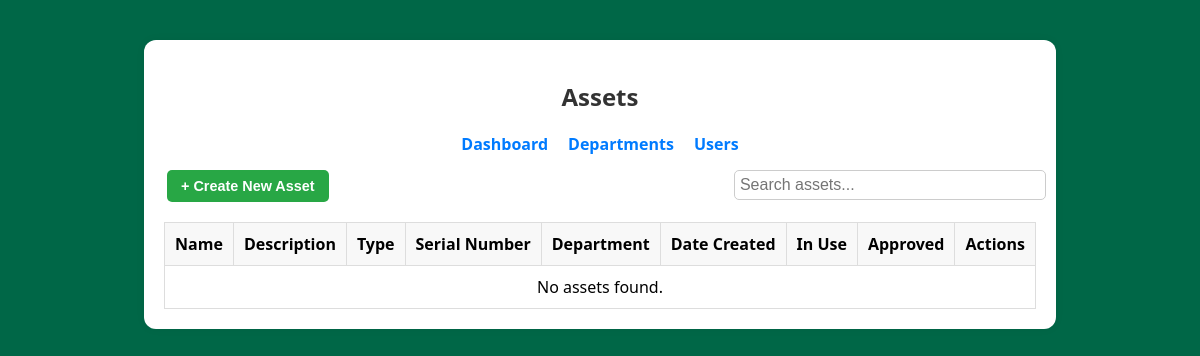
Page /assets (signed in) on the earlier database version.
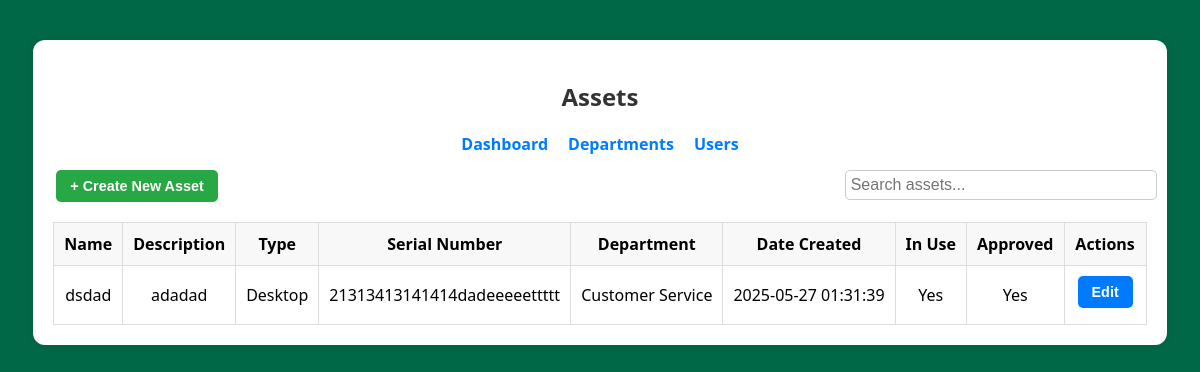
Same page on the later database version.
### tables this page shows
CREATE TABLE Asset (
        id INTEGER PRIMARY KEY AUTOINCREMENT,
        name TEXT NOT NULL,
        description TEXT,
        type TEXT,
        serial_number TEXT UNIQUE,
        date_created TEXT,
        in_use INTEGER NOT NULL DEFAULT 1,
        approved INTEGER NOT NULL DEFAULT 0,
        owner_id INTEGER,
        department_id INTEGER,
        FOREIGN KEY(owner_id) REFERENCES User(id),
        FOREIGN KEY(department_id) REFERENCES Department(id)
    );

CREATE TABLE Department (
        id INTEGER PRIMARY KEY AUTOINCREMENT,
        name TEXT NOT NULL
    );

### routes/assets.py (the view)
@assets_blueprint.route('/assets')
@login_required
def assets():
    user = current_user()
    connection = get_db()
    cursor = connection.cursor()
    if user['role'] == 'Admin':
         cursor.execute('''
            SELECT a.*, u.username AS owner_username, d.name AS department_name
            FROM Asset a
            LEFT JOIN User u ON a.owner_id = u.id
            LEFT JOIN Department d ON a.department_id = d.id
        ''')
    else:
        cursor.execute('''
            SELECT a.*, u.username AS owner_username, d.name AS department_name
            FROM Asset a
            LEFT JOIN User u ON a.owner_id = u.id
            LEFT JOIN Department d ON a.department_id = d.id
            WHERE a.owner_id = ?
        ''', (user['id'],))
    assets = cursor.fetchall()
    cursor.execute("SELECT * FROM Department")
    departments = cursor.fetchall()
    cursor.execute("SELECT id, username FROM User ORDER BY username ASC")
    users = cursor.fetchall()
    return render_template('assets.html', assets=assets, user=user, departments=departments, users=users)

### routes/utils.py (called while the page is built)
def get_db():
    if 'db' not in g:
        g.db = sql.connect(current_app.config['DATABASE'])
        g.db.row_factory = sql.Row
    return g.db

def query_db(query, args=(), one=False):
    cursor = get_db().execute(query, args)
    rv = cursor.fetchall()
    cursor.close()
    return (rv[0] if rv else None) if one else rv

def current_user():
    if 'user_id' in session:
        return query_db('SELECT * FROM User WHERE id = ?', [session['user_id']], one=True)
    return None

def login_required(f):
    @wraps(f)
    def decorated_function(*args, **kwargs):
        if 'user_id' not in session:
            flash('Please log in to access this page.', 'warning')
            return redirect(url_for('auth.login'))
        return f(*args, **kwargs)
    return decorated_function

### templates/assets.html (shortened to what this page needs)
<!DOCTYPE html>
<html lang="en">
  <head>
    <link
      rel="stylesheet"
      href="{{ url_for('static', filename='css/style.css') }}"
    />
    <link
      rel="stylesheet"
      href="{{ url_for('static', filename='css/assets.css') }}"
    />
  </head>
  <body>
    <div class="assets-container">
      <h2 class="text-center">Assets</h2>
      <nav class="nav-links">
        <a href="{{ url_for('dashboard.dashboard') }}">Dashboard</a>
        <a href="{{ url_for('departments.departments') }}">Departments</a>
        <a href="{{ url_for('users.users') }}">Users</a>
      </nav>
      <button class="btn btn-create" id="openCreateModal">
        + Create New Asset
      </button>
      <input type="text" id="searchBar" placeholder="Search assets..." />
      <table>
        <thead>
          <tr>
            <th>Name</th>
            <th>Description</th>
            <th>Type</th>
            <th>Serial Number</th>
            <th>Department</th>
            <th>Date Created</th>
            <th>In Use</th>
            <th>Approved</th>
            <th>Actions</th>
          </tr>
        </thead>
        <tbody>
          {% for asset in assets %}
          <tr>
            <td>{{ asset['name'] }}</td>
            <td>{{ asset['description'] or '—' }}</td>
            <td>{{ asset['type'] or '—' }}</td>
            <td>{{ asset['serial_number'] or '—' }}</td>
            <td>{{ asset['department_name'] or '—' }}</td>
            <td>{{ asset['date_created'] }}</td>
            <td>{{ 'Yes' if asset['in_use'] else 'No' }}</td>
            <td>{{ 'Yes' if asset['approved'] else 'No' }}</td>
            <td>
               {% if user['role'] == 'Admin' or asset['owner_id'] ==
              user['id'] %}
              <button
                class="btn btn-edit"
                data-id="{{ asset['id'] }}"
                data-name="{{ asset['name'] }}"
                data-description="{{ asset['description'] }}"
                data-type="{{ asset['type'] }}"
                data-serial="{{ asset['serial_number'] }}"
                data-department="{{ asset['department_id'] or '' }}"
                data-inuse="{{ asset['in_use'] }}"
                data-approved="{{ asset['approved'] }}"
                data-userid="{{ asset['owner_id'] }}"
                id="editBtn-{{ asset['id'] }}"
              >
                Edit
              </button>
              {% endif %}
            </td>
          </tr>
          {% else %}
          <tr>
            <td colspan="9">No assets found.</td>
          </tr>
          {% endfor %}
        </tbody>
      </table>
    </div>
  </body>
</html>

### static/css/style.css (style rules this page uses)
body { font-family: "Segoe UI", Tahoma, Geneva, Verdana, sans-serif; background: #006747; display: flex; align-items: center; justify-content: center; margin: 0; }
h2 { text-align: center; color: #333; }
.nav-links { display: flex; justify-content: center; gap: 20px; margin-bottom: 15px; }
.nav-links a { text-decoration: none; color: #007bff; font-weight: bold; }
input[type="text"], input[type="password"] { padding: 10px; margin-bottom: 15px; border: 1px solid #ccc; border-radius: 5px; }
button { padding: 10px; background-color: #007bff; color: white; border: none; border-radius: 5px; cursor: pointer; }
a { color: #007bff; text-decoration: none; }

### static/css/assets.css (style rules this page uses)
.assets-container { margin: 40px auto; padding: 20px; background: #fff; width: auto; border-radius: 12px; box-shadow: 0 0 10px rgba(0, 0, 0, 0.05); position: relative; }
table { width: 100%; border-collapse: collapse; margin-top: 20px; }
th, td { padding: 10px; border: 1px solid #ddd; text-align: center; }
th { background: #f8f8f8; }
.btn { padding: 8px 14px; margin: 0 3px; border: none; border-radius: 5px; cursor: pointer; font-weight: 600; font-size: 0.9rem; }
.btn-create { background-color: #28a745; color: white; }
.btn-edit { background-color: #007bff; color: white; margin-bottom: 6px; }
#searchBar { margin-bottom: 10px; padding: 5px; width: 300px; font-size: 16px; position: absolute; right: 10px; }

Differences in the rows shown:
added Asset: name "dsdad", description "adadad", type "Desktop", serial_number "21313413141414dadeeeeettttt", name "Customer Service", date_created "2025-05-27 01:31:39", in_use "Yes", approved "Yes"
Other differences:
text no longer shown: "No assets found."
